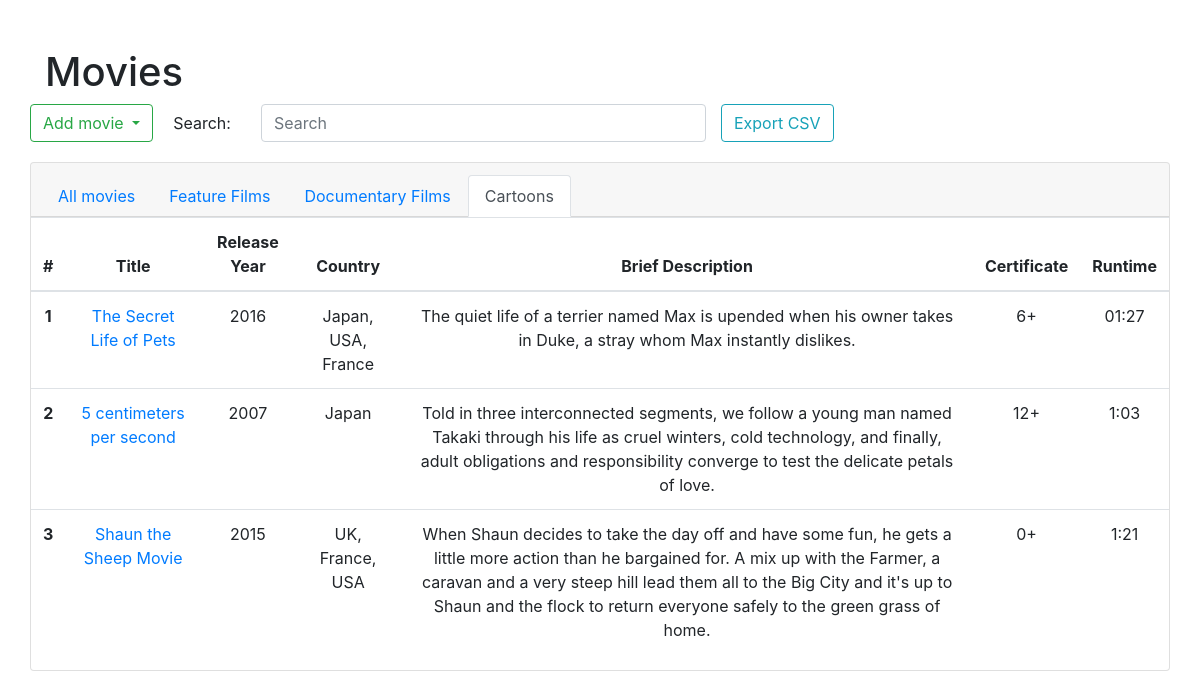
/index_cartoons, run on the app's committed database.
### tables this page shows
CREATE TABLE cartoons(
    id TEXT PRIMARY KEY,
    image TEXT NOT NULL,
    title TEXT NOT NULL,
    release_year INTEGER NOT NULL CHECK ( release_year > 1894 AND release_year < 2025 ),
    country TEXT NOT NULL,
    method_of_creation TEXT NOT NULL,
    director TEXT NOT NULL,
    genres TEXT NOT NULL,
    brief_description TEXT NOT NULL,
    certificate TEXT NOT NULL,
    duration TEXT NOT NULL,
    runtime TEXT NOT NULL,
    tags TEXT NOT NULL,
    trailer TEXT NOT NULL
);

### app/main.py (the view)
    @app.route("/index_cartoons", methods=['GET'])
    def index_cartoons():
        cartoons = db_cartoons.get_cartoons(db_cartoons.open_db(db_url))
        return render_template('index_cartoons.html', cartoons=cartoons)

### app/db_cartoons.py (called while the page is built)
def open_db(url):
    db = sqlite3.connect(url)
    db.row_factory = sqlite3.Row
    return db

### app/templates/index_cartoons.html (shortened to what this page needs)
<!doctype html>
<html lang="en">
<head>
    <link rel="stylesheet" href="https://stackpath.bootstrapcdn.com/bootstrap/4.3.1/css/bootstrap.min.css"
>
    <link rel="stylesheet" href="/static/tablesort.css" type="text/css">
</head>
<body>
<div class="container">
    <div class="row">
        <div class="col pt-5">
            <h1>Movies</h1>
            <div class="row" style="margin-bottom: 10px">
                <div class="dropdown" style="margin-right: 5px">
                    <button class="btn btn-outline-success dropdown-toggle" type="button" id="dropdownMenuButton"
                            data-toggle="dropdown" aria-haspopup="true" aria-expanded="false">Add movie
                    </button>
                </div>
                <div><label for="search" class="col-sm-6 col-form-label">Search:</label></div>
                <div class="col-sm-5">
                    <input name="search" type="text" class="form-control" id="search" placeholder="Search">
                </div>
                <div><a href="{{ url_for('export_csv_cartoons') }}">
                    <button style="margin-bottom: 10px" type="button" class="btn btn-outline-info">Export CSV</button></a>
                </div>
            </div>
        </div>
        <div class="card text-center">
            <div class="card-header">
                <ul class="nav nav-tabs card-header-tabs">
                    <li class="nav-item">
                        <a class="nav-link" href="{{ url_for('index') }}">All movies</a>
                    </li>
                    <li class="nav-item">
                        <a class="nav-link" href="{{ url_for('index_feature') }}">Feature Films</a>
                    </li>
                    <li class="nav-item">
                        <a class="nav-link" href="{{ url_for('index_documentary') }}">Documentary Films</a>
                    </li>
                    <li class="nav-item">
                        <a class="nav-link active" href="#">Cartoons</a>
                    </li>
                </ul>
            </div>
            <table id="Table" class="table">
                <thead>
                    <tr>
                        <th scope="col">#</th>
                        <th scope="col">Title</th>
                        <th scope="col">Release Year</th>
                        <th scope="col">Country</th>
                        <th scope="col">Brief Description</th>
                        <th scope="col">Certificate</th>
                        <th scope="col">Runtime</th>
                    </tr>
                </thead>
                <tbody>
                {% for cartoon in cartoons %}
                    <tr>
                        <th scope="row">{{ loop.index }}</th>
                        <td><a href="{{ url_for('details_cartoon_by_id', id=cartoon.id) }}">{{ cartoon.title }}</a></td>
                        <td>{{ cartoon.release_year }}</td>
                        <td>{{ cartoon.country }}</td>
                        <td>{{ cartoon.brief_description }}</td>
                        <td>{{ cartoon.certificate }}</td>
                        <td>{{ cartoon.runtime }}</td>
                    </tr>
                {% endfor %}
                </tbody>
            </table>
        </div>
    </div>
</div>
</body>
</html>

### data on the page
cartoons: title "The Secret Life of Pets", release_year "2016", country "Japan, USA, France", brief_description "The quiet life of a terrier named Max is upended when his owner takes in Duke, a stray whom Max instantly dislikes.", certificate "6+", runtime "01:27"
cartoons: title "5 centimeters per second", release_year "2007", country "Japan", brief_description "Told in three interconnected segments, we follow a young man named Takaki through his life as cruel winters, cold technology, and finally, adult obligations and responsibility converge to test the delicate petals of love.", certificate "12+", runtime "1:03"
cartoons: title "Shaun the Sheep Movie", release_year "2015", country "UK, France, USA", brief_description "When Shaun decides to take the day off and have some fun, he gets a little more action than he bargained for. A mix up with the Farmer, a caravan and a very steep hill lead them all to the Big City and it's up to Shaun and the flock to return everyone safely to the green grass of home.", certificate "0+", runtime "1:21"
